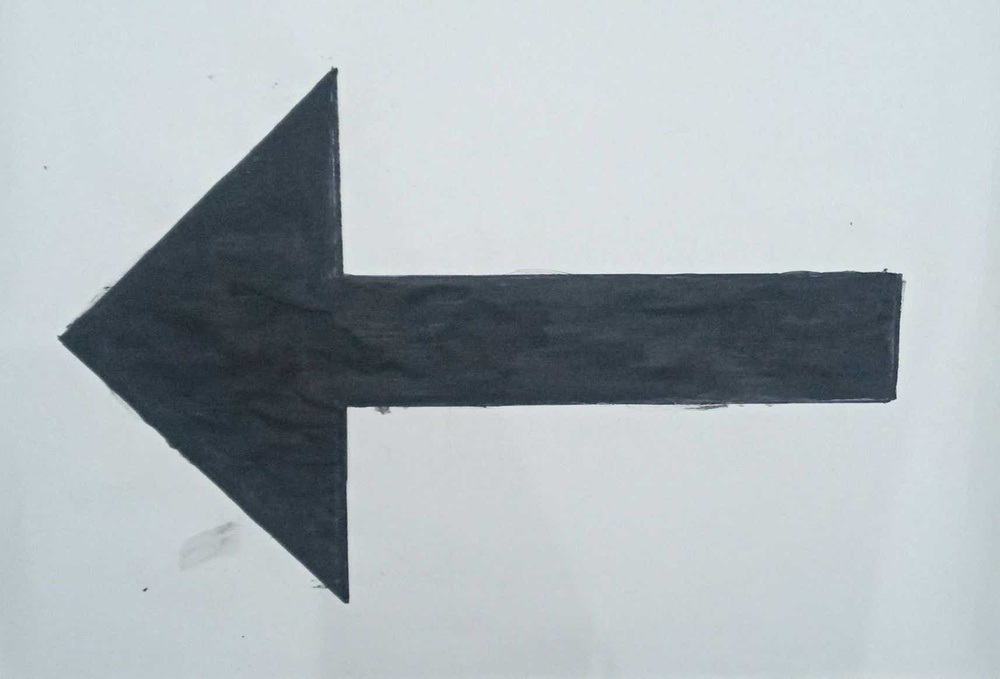
#> input picture src/arrow_qt1.jpeg, 1000 x 679 px, shrunk from 1714 x 1163 before the run
$ python -i utils.py   (imports and definitions only)
#> lines starting #> are read from the running program, lines starting #| are printed output that depends on the picture; after the words box and inside, x2 and y2 are one past the last pixel; in counts of white or black regions, pixels touching at a corner belong together
#> further down, picture is the input picture: shape (679, 1000, 3); mean B, G, R 184.9, 180.4, 172
import cv2, numpy as np,math

def getContours(img,cThr=[100,100],showCanny=False,minArea=1000,filter=0,draw =False):
#> called with showCanny = False, minArea = 1000, filter = 0, draw = False
    imgGray = cv2.cvtColor(img,cv2.COLOR_BGR2GRAY)
    imgBlur = cv2.GaussianBlur(imgGray,(3,3),1)
    imgCanny = cv2.Canny(imgBlur,cThr[0],cThr[1])
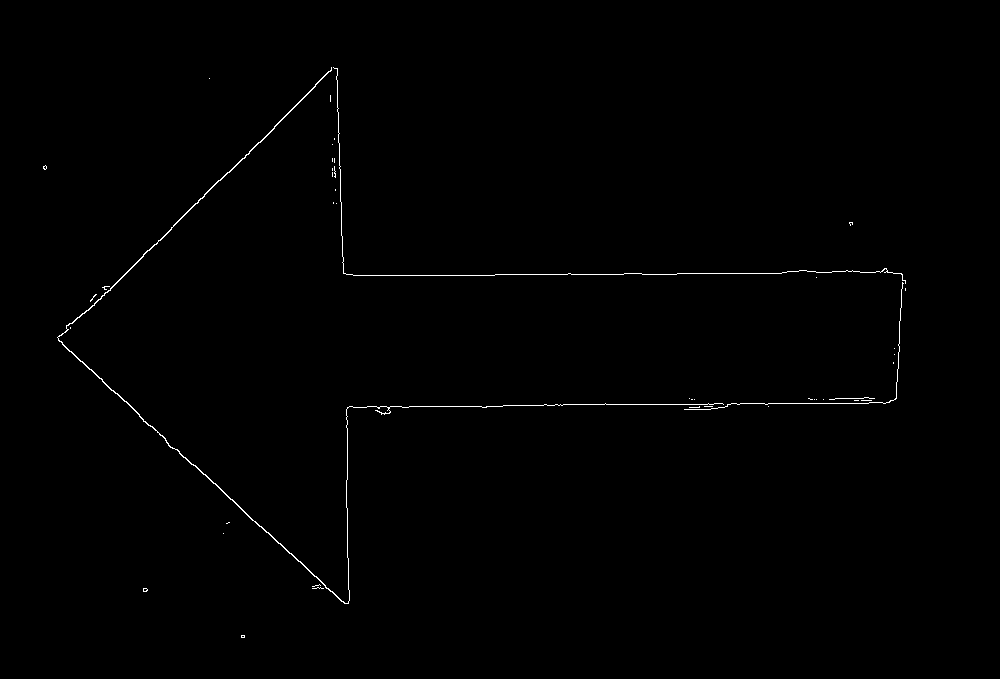
#> imgCanny: shape (679, 1000); 0.45% white in thin lines or dots, all inside (x1, y1, x2, y2) = (43, 67, 906, 638)
    kernel = np.ones((3,3))
    imgDial = cv2.dilate(imgCanny,kernel,iterations=1)
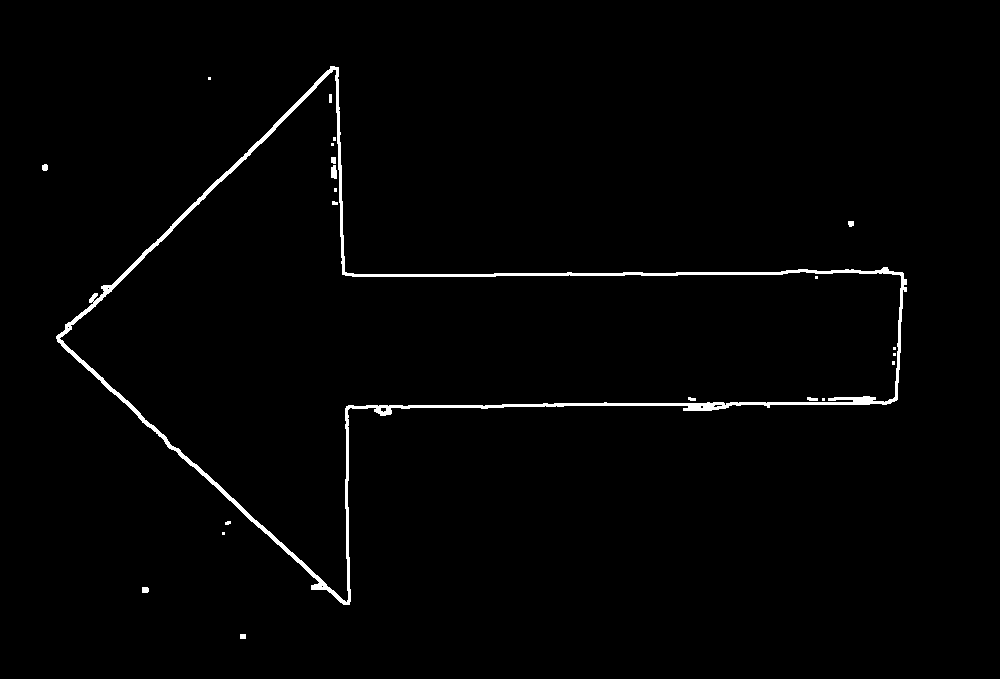
#> imgDial: shape (679, 1000); 1.4% white; 22 white regions (10 under 20 px), largest, box (x1, y1, x2, y2) and area: (56, 66, 907, 605) 9095, (331, 165, 337, 179) 72, (142, 587, 149, 593) 40
    imgThre = cv2.erode(imgDial,kernel,iterations=1)
    if showCanny:cv2.imshow('Canny',imgThre)

    contours,hiearchy = cv2.findContours(imgThre,cv2.RETR_EXTERNAL,cv2.CHAIN_APPROX_SIMPLE)
#> contours = 9 contours, 8 with area under 20; largest, box (x1, y1, x2, y2) and area: (57, 67, 906, 604) 151102; hiearchy = [[1, -1, -1, -1], [2, 0, -1, -1], [3, 1, -1, -1], [4, 2, -1, -1], [5, 3, -1, -1], [6, 4, -1, -1], [7, 5, -1, -1], [8, 6, -1, -1], [-1, 7, -1, -1]]
    finalCountours = []
    for i in contours:
        area = cv2.contourArea(i)
        if area > minArea:
            peri = cv2.arcLength(i,True)
            approx = cv2.approxPolyDP(i,0.02*peri,True)
            bbox = cv2.boundingRect(approx)
            if filter > 0:
                if len(approx) == filter:
                    finalCountours.append([len(approx),area,approx,bbox,i])
            else:
                finalCountours.append([len(approx),area,approx,bbox,i])
#> this loop made 9 passes
#> (area, peri, bbox) on pass 9: (151102.5, 2555.9, (57, 67, 849, 537))
#> after the loop, finalCountours = 1 item
    finalCountours = sorted(finalCountours,key = lambda x:x[1] ,reverse= True)

    if draw:
        for con in finalCountours:
            cv2.drawContours(img,con[4],-1,(0,0,255),3)
    return img, finalCountours,imgThre


def reorder(myPoints):
    #print(myPoints.shape)
    myPointsNew = np.zeros_like(myPoints)
    myPoints = myPoints.reshape((4,2))
    add = myPoints.sum(1)
    myPointsNew[0] = myPoints[np.argmin(add)]
    myPointsNew[3] = myPoints[np.argmax(add)]
    diff = np.diff(myPoints,axis=1)
    myPointsNew[1]= myPoints[np.argmin(diff)]
    myPointsNew[2] = myPoints[np.argmax(diff)]
    return myPointsNew

def warpImg (img,points,w,h,pad=20):
    # print(points)
    points =reorder(points)
    pts1 = np.float32(points)
    pts2 = np.float32([[0,0],[w,0],[0,h],[w,h]])
    matrix = cv2.getPerspectiveTransform(pts1,pts2)
    imgWarp = cv2.warpPerspective(img,matrix,(w,h))
    imgWarp = imgWarp[pad:imgWarp.shape[0]-pad,pad:imgWarp.shape[1]-pad]
    return imgWarp

def getAngle(a, b, c):
    ang = math.degrees(math.atan2(c[1]-b[1], c[0]-b[0]) - math.atan2(a[1]-b[1], a[0]-b[0]))
    return ang + 360 if ang < 0 else ang

>>> import cv2
>>> picture = cv2.imread('arrow_qt1.jpeg')
>>> result = getContours(picture)
